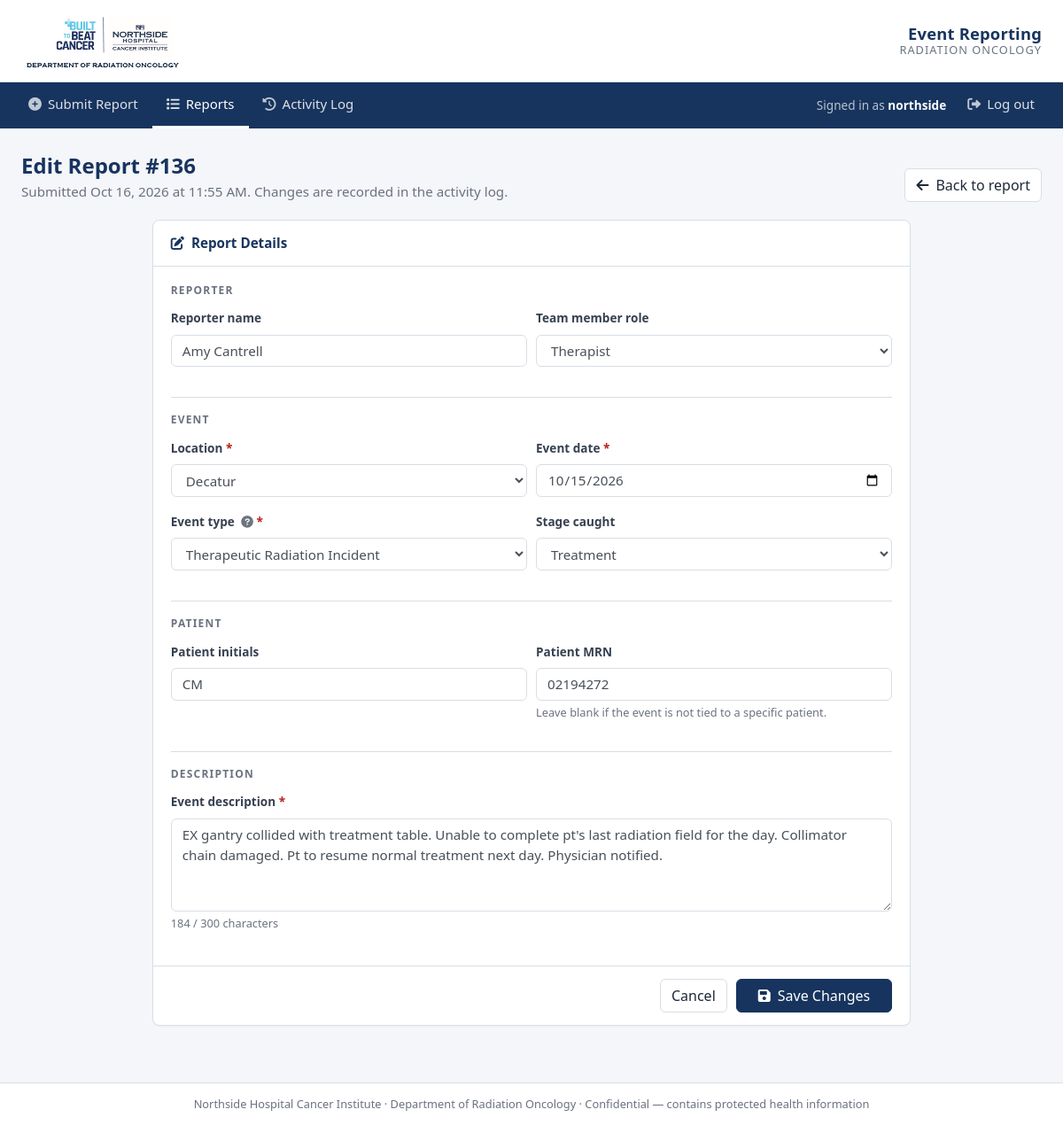
Screenshot of /editReport/136 (signed in) with the database file from the repository.
### Report/models.py (models this page shows, shortened)
class IncidentReport(models.Model):
    Name = models.CharField(max_length=25, null = True)
    TeamMember = models.CharField(max_length=25, null = True)
    Location = models.CharField(max_length=300, null = False, default = " ")
    ReportDate = models.DateTimeField(auto_now_add=True)
    IncidentDate = models.DateTimeField(auto_now_add=False)
    PatientName = models.CharField(max_length=30, default = '')
    PatientMRN = models.CharField(max_length=30, default = '')
    IncidentType = models.CharField(max_length=30, default = '')
    StageOfCatch = models.CharField(max_length=35, null = True, blank = True)
    IncidentDescription  =  models.CharField(max_length=300)

### Report/views.py (the view)
# urls.py: path('editReport/<int:report_id>', views.editReport, name='editReport'),
@login_required
def editReport(request, report_id):
    if request.method == "POST":
        report = IncidentReport.objects.get(pk = report_id)
        before = {f: _comparable(getattr(report, f)) for f in editReportForm.Meta.fields}
        form = editReportForm(request.POST or None, instance=report)
        if form.is_valid():
            temReq = form.save()
            changed = [f for f in editReportForm.Meta.fields if _comparable(getattr(temReq, f)) != before[f]]
            log_activity(request, "REPORT_EDITED", report=temReq,
                         details=("Changed: " + ", ".join(changed)) if changed else "No field changes")
            messages.success(request, f'Report #{report_id} has been updated.')
            return redirect('showReports')
        else:
            messages.error(request, "The report could not be saved. Please check the highlighted fields.")
            return render(request, 'editReport.html', {'report': report, 'errors': form.errors})
    else:
        report = IncidentReport.objects.get(pk = report_id)
        return render(request, 'editReport.html', {'report':report})

### Report/templatetags/report_extras.py (called while the page is built)
@register.filter
def split_commas(value):
    return [v.strip() for v in str(value).split(",") if v.strip()]

### Report/templates/editReport.html (shortened to what this page needs)
{% extends 'base.html' %}
{% block content %}
<div class="page-head">
  <div>
    <h1>Edit Report #{{ report.id }}</h1>
    <p class="lead-text">Submitted {{ report.ReportDate|date:'M j, Y \a\t g:i A' }}. Changes are recorded in the activity log.</p>
  </div>
  <a href="{% url 'showSingleReport' report.pk %}" class="btn btn-ns-outline"><i class="fas fa-arrow-left mr-2"></i>Back to report</a>
</div>
<div class="row justify-content-center">
  <div class="col-lg-9">
    <form action="{% url 'editReport' report.pk %}" method="POST" novalidate class="ns-card">
      <div class="card-head">
        <span><i class="fas fa-edit mr-2"></i>Report Details</span>
      </div>
      <div class="card-body">
        {% include '_reportFields.html' %}
      </div>
      <div class="card-head" style="border-top:1px solid var(--ns-line); border-bottom:0; justify-content:flex-end; gap:10px;">
        <a href="{% url 'showReports' %}" class="btn btn-ns-outline">Cancel</a>
        <button type="submit" class="btn btn-ns px-4"><i class="fas fa-save mr-2"></i>Save Changes</button>
      </div>
    </form>
  </div>
</div>
{% endblock %}

### Report/templates/base.html (shortened to what this page needs)
<!doctype html>
{% load static %}
<html lang="en">
<head>
  <link rel="stylesheet" href="{% static 'vendor/bootstrap/bootstrap.min.css' %}">
  <link rel="stylesheet" href="{% static 'vendor/fontawesome/css/all.min.css' %}">
</head>
<body>
  <header class="ns-header">
    <div class="inner">
      <img src="{% static 'NSHCI_Logo.png' %}" alt="Northside Hospital Cancer Institute — Department of Radiation Oncology">
      <div class="app-title">
        <div class="name">Event Reporting</div>
        <div class="sub">Radiation Oncology</div>
      </div>
    </div>
  </header>
  <nav class="ns-nav">
    <div class="inner">
      <ul>
        <li><a href="{% url 'addReport' %}" class="{% if request.resolver_match.url_name == 'addReport' %}active{% endif %}"><i class="fas fa-plus-circle"></i>Submit Report</a></li>
        {% if user.is_authenticated %}
          <li><a href="{% url 'showReports' %}" class="{% if request.resolver_match.url_name in 'showReports showSingleReport editReport' %}active{% endif %}"><i class="fas fa-list"></i>Reports</a></li>
          <li><a href="{% url 'activityLog' %}" class="{% if request.resolver_match.url_name == 'activityLog' %}active{% endif %}"><i class="fas fa-history"></i>Activity Log</a></li>
        {% endif %}
      </ul>
      <ul>
        {% if user.is_authenticated %}
          <li class="d-flex align-items-center"><span class="user">Signed in as <strong>{{ user.get_username }}</strong></span></li>
          <li><a href="{% url 'logout' %}"><i class="fas fa-sign-out-alt"></i>Log out</a></li>
        {% else %}
          <li><a href="{% url 'login' %}" class="{% if request.resolver_match.url_name == 'login' %}active{% endif %}"><i class="fas fa-lock"></i>Login</a></li>
        {% endif %}
      </ul>
    </div>
  </nav>
  <main class="ns-main">
    {% block content %}{% endblock %}
  </main>
  <footer class="ns-footer">
    Northside Hospital Cancer Institute · Department of Radiation Oncology · Confidential — contains protected health information
  </footer>
</body>
</html>

### Report/templates/_reportFields.html (shortened to what this page needs)
{% load report_extras %}
<div class="form-section">
  <h6>Reporter</h6>
  <div class="form-row">
    <div class="form-group col-md-6">
      <label class="ns-label" for="id_Name">Reporter name</label>
      <input class="form-control" type="text" id="id_Name" name="Name" maxlength="25"
             placeholder="Optional — leave blank to report anonymously" value="{{ report.Name|default_if_none:'' }}">
    </div>
    <div class="form-group col-md-6">
      <label class="ns-label" for="id_TeamMember">Team member role</label>
      <select class="form-control" id="id_TeamMember" name="TeamMember">
        {% for v in "Therapist,Dosimetrist,Physicist,Nurse,Radiation Oncologist,Administrator"|split_commas %}
          <option value="{{ v }}" {% if report.TeamMember == v %}selected{% endif %}>{{ v }}</option>
        {% endfor %}
      </select>
    </div>
  </div>
</div>
<div class="form-section">
  <h6>Event</h6>
  <div class="form-row">
    <div class="form-group col-md-6">
      <label class="ns-label req" for="id_Location">Location</label>
      <select class="form-control" id="id_Location" name="Location" required>
        {% for v in "Alpharetta,Atlanta,Blairsville,Cherokee,Conyers,Covington,Decatur,Duluth Hwy,Forsyth,Gwinnett,Hawkinsville,Lake Oconee,Macon,Midtown,Phillip Blvd,Preston Ridge,Snellville,South Atlanta"|split_commas %}
          <option value="{{ v }}" {% if report.Location == v %}selected{% endif %}>{{ v }}</option>
        {% endfor %}
      </select>
    </div>
    <div class="form-group col-md-6">
      <label class="ns-label req" for="id_IncidentDate">Event date</label>
      <input type="date" class="form-control" id="id_IncidentDate" name="IncidentDate" required
             value="{{ report.IncidentDate|date:'Y-m-d' }}">
    </div>
  </div>
  <div class="form-row">
    <div class="form-group col-md-6">
      <label class="ns-label req" for="id_IncidentType">
        Event type
        <a href="#" class="ml-1 text-muted" data-toggle="modal" data-target="#eventTypeHelp" title="Event type definitions"><i class="fas fa-question-circle"></i></a>
      </label>
      <select class="form-control" id="id_IncidentType" name="IncidentType" required>
        <option value="Therapuetic radiation incident" {% if report.IncidentType == "Therapuetic radiation incident" %}selected{% endif %}>Therapeutic Radiation Incident</option>
      </select>
    </div>
    <div class="form-group col-md-6">
      <label class="ns-label" for="id_StageOfCatch">Stage caught</label>
      <select class="form-control" id="id_StageOfCatch" name="StageOfCatch">
        {% for v in "Simulation,Planning,Plan Review,Initial Check,Treatment,Treatment Review,Post Treatment"|split_commas %}
          <option value="{{ v }}" {% if report.StageOfCatch == v %}selected{% endif %}>{{ v }}</option>
        {% endfor %}
      </select>
    </div>
  </div>
</div>
<div class="form-section">
  <h6>Patient</h6>
  <div class="form-row">
    <div class="form-group col-md-6">
      <label class="ns-label" for="id_PatientName">Patient initials</label>
      <input class="form-control" type="text" id="id_PatientName" name="PatientName" maxlength="30"
             placeholder="e.g. J.D." value="{{ report.PatientName|default_if_none:'' }}">
    </div>
    <div class="form-group col-md-6">
      <label class="ns-label" for="id_PatientMRN">Patient MRN</label>
      <input class="form-control" type="text" id="id_PatientMRN" name="PatientMRN" maxlength="30"
             inputmode="numeric" value="{{ report.PatientMRN|default_if_none:'' }}">
      <div class="form-hint">Leave blank if the event is not tied to a specific patient.</div>
    </div>
  </div>
</div>
<div class="form-section">
  <h6>Description</h6>
  <div class="form-group mb-0">
    <label class="ns-label req" for="id_IncidentDescription">Event description</label>
    <textarea class="form-control" id="id_IncidentDescription" name="IncidentDescription" rows="4" maxlength="300" required
              placeholder="Brief 1–2 line summary of what happened and how it was identified.">{{ report.IncidentDescription|default_if_none:'' }}</textarea>
    <div class="form-hint"><span id="descCount">0</span> / 300 characters</div>
  </div>
</div>

### Report/templates/base.html (style rules this page uses)
:root { --ns-navy: #17345E; --ns-navy-dark: #10264a; --ns-blue: #2F6DB5; --ns-sky: #E8F0F8; --ns-ink: #1F2937; --ns-muted: #6B7280; --ns-line: #D9DEE5; --ns-bg: #F4F6F9; --ns-danger: #B42318; --ns-success: #1B7F4C; }
html, body { height: 100%; }
body { margin: 0; background: var(--ns-bg); color: var(--ns-ink); font-family: "Segoe UI", -apple-system, BlinkMacSystemFont, Roboto, "Helvetica Neue", Arial, sans-serif; font-size: 15px; display: flex; flex-direction: column; }
a { color: var(--ns-blue); }
.ns-header { background: #fff; border-bottom: 1px solid var(--ns-line); }
.ns-header .inner { max-width: 1200px; margin: 0 auto; padding: 14px 24px; display: flex; align-items: center; justify-content: space-between; gap: 24px; }
.ns-header img { height: 64px; width: auto; }
.ns-header .app-title { text-align: right; line-height: 1.2; }
.ns-header .app-title .name { font-size: 1.15rem; font-weight: 600; color: var(--ns-navy); letter-spacing: .01em; }
.ns-header .app-title .sub { font-size: .8rem; color: var(--ns-muted); text-transform: uppercase; letter-spacing: .08em; }
.ns-nav { background: var(--ns-navy); }
.ns-nav .inner { max-width: 1200px; margin: 0 auto; padding: 0 16px; display: flex; align-items: center; justify-content: space-between; flex-wrap: wrap; }
.ns-nav ul { list-style: none; margin: 0; padding: 0; display: flex; flex-wrap: wrap; }
.ns-nav a { display: block; padding: 13px 16px; color: rgba(255,255,255,.85); font-weight: 500; text-decoration: none; border-bottom: 3px solid transparent; transition: background .15s, color .15s; }
.ns-nav a.active { color: #fff; border-bottom-color: #fff; }
.ns-nav a .fa, .ns-nav a .fas { margin-right: 7px; opacity: .85; }
.ns-nav .user { color: rgba(255,255,255,.7); font-size: .85rem; padding: 0 8px; }
.ns-nav .user strong { color: #fff; font-weight: 600; }
main.ns-main { flex: 1; max-width: 1200px; width: 100%; margin: 0 auto; padding: 28px 24px 64px; }
.page-head { display: flex; align-items: flex-end; justify-content: space-between; gap: 16px; margin-bottom: 20px; flex-wrap: wrap; }
.page-head h1 { font-size: 1.5rem; font-weight: 600; color: var(--ns-navy); margin: 0; }
.page-head .lead-text { color: var(--ns-muted); margin: 4px 0 0; font-size: .95rem; }
.ns-card { background: #fff; border: 1px solid var(--ns-line); border-radius: 8px; box-shadow: 0 1px 2px rgba(16,38,74,.04); }
.ns-card .card-head { padding: 14px 20px; border-bottom: 1px solid var(--ns-line); font-weight: 600; color: var(--ns-navy); font-size: .95rem; display: flex; align-items: center; justify-content: space-between; }
.ns-card .card-body { padding: 20px; }
.btn { border-radius: 6px; font-weight: 500; }
.btn-ns { background: var(--ns-navy); border-color: var(--ns-navy); color: #fff; }
.btn-ns-outline { background: #fff; border: 1px solid var(--ns-line); color: var(--ns-ink); }
.form-control { border-color: var(--ns-line); border-radius: 6px; font-size: .95rem; }
label.col-form-label, .ns-label { font-weight: 600; font-size: .85rem; color: #374151; }
.req::after { content: " *"; color: var(--ns-danger); }
.form-hint { font-size: .8rem; color: var(--ns-muted); margin-top: 4px; }
.form-section { padding: 18px 0; border-top: 1px solid var(--ns-line); }
.form-section:first-of-type { border-top: 0; padding-top: 0; }
.form-section h6 { font-size: .75rem; text-transform: uppercase; letter-spacing: .1em; color: var(--ns-muted); font-weight: 600; margin: 0 0 12px; }
.ns-footer { border-top: 1px solid var(--ns-line); background: #fff; color: var(--ns-muted); font-size: .8rem; text-align: center; padding: 14px; }

### rows the page displays
IncidentReport: id "136", ReportDate "Oct 16, 2026 at 11:55 AM", Name "Amy Cantrell", TeamMember "Therapist", Location "Decatur", IncidentDate "10/15/2026", IncidentType "Therapeutic Radiation Incident", StageOfCatch "Treatment", PatientName "CM", PatientMRN "02194272", IncidentDescription "EX gantry collided with treatment table. Unable to complete pt's last radiation field for the day. Collimator chain damaged. Pt to resume normal treatment next day. Physician notified."

### other values shown
{{ user.get_username }} "northside"
